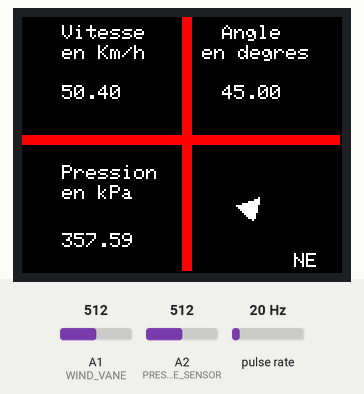
The sketch below on a simulated Arduino Uno, built with avr-gcc and run on an emulated ATmega328P. Shown: 160×128 colour display. Wiring (inferred from the names in the program): pulse sensor: data pin 2. The test bench sets the inputs (shaded band); at power-on: A1 (WIND_VANE) = 512, pulse rate 20 Hz, A2 (PRESSURE_SENSOR) = 512. What the sketch prints to the serial monitor is not drawn.

Above: at 2.3 s.
2.4 s: A1 (WIND_VANE) set to 799
At 2.94 s:
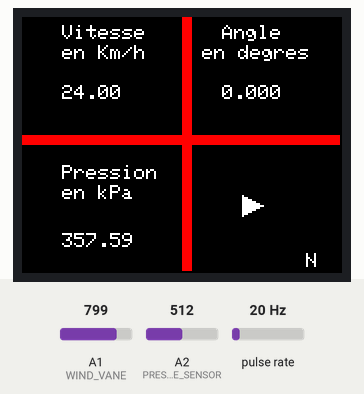
4.2 s: A1 (WIND_VANE) set to 821
At 5.1 s:
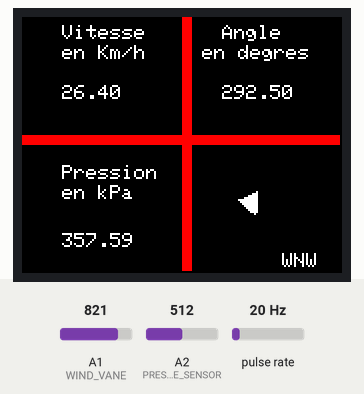
7.2 s: A1 (WIND_VANE) set to 122
At 7.7 s:
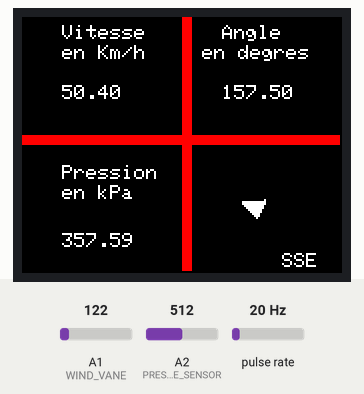
10.2 s: A1 (WIND_VANE) set to 60
At 10.8 s:
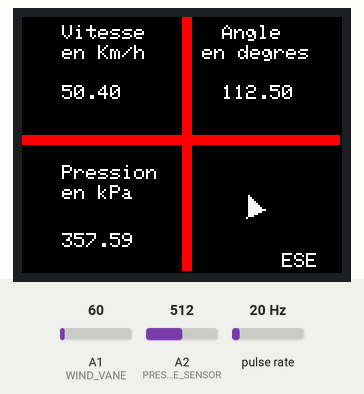
13.2 s: pulse rate (sensor on pin 2) set to 4 Hz
At 14.0 s:
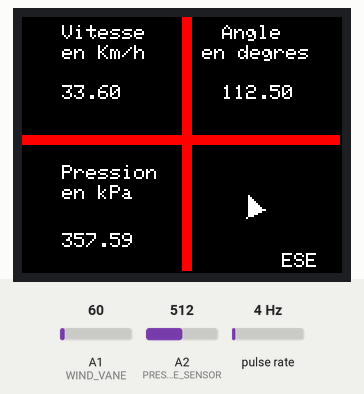
Timing chart, 0 to 16.2 s (numbered marks = the images above; inputs shaded):
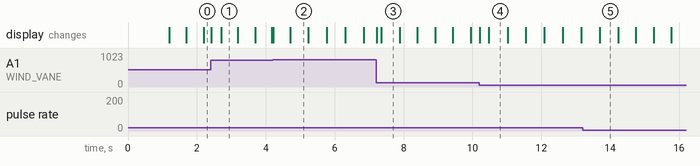

The sketch:

Meteo.ino
```cpp
// Core graphics library
#include "Adafruit_GFX.h"
// Hardware-specific library for ST7735
#include "Adafruit_ST7735.h"
#include <SPI.h>

// La girouette
const short WIND_VANE = A1;
const short TFT_CS = 10;
const short TFT_RST = 9;
const short TFT_DC = 8;

Adafruit_ST7735 tft = Adafruit_ST7735(TFT_CS, TFT_DC, TFT_RST);

#define PI 3.1415926535897932384626433832795
const short ANEMOMETRE = 2;
// Capteur de pression
const short PRESSURE_SENSOR = A2;

// https://www.youtube.com/watch?v=KHrTqdmYoAk
// Lien pour m'aider

// tft.setRotation(1) --> 90degrees
// tft.setRotation(2) --> 180degrees
// tft.setRotation(3) --> 270degrees

// Structure pour gérer les positions sur l'écran
struct Vector2
{
  short x;
  short y;
};

// La direction du vent
char windDirection[4];
// L'angle de la girouette
float angle = 0;
// L'angle précédent de la girouette
float previousAngle = 0;

// Gestion du temps
float deltaTime = 0;
// Temps fixe que delta Time doit dépasser pour relever la vitesse
float fixedTime = 0.50;

// Nombre de tours
short nbRide = 0;

// Vitesse du vent
// 2.4 km/h = 1 désactivation du switch par seconde
float currentSpeed = 0;
bool canReadSpeed = true;

// Lecture du port analogique liée au capteur de pression
int rawValue;
const short OFFSET = 410;
const short FULL_SCALE = 9630;
// Pression final en kPa
float pressure;


// Variable pour l'angle
Vector2 anglePosition;
// Variable pour la direction du vent
Vector2 windDirectionPosition;
// Variable pour la vitesse
Vector2 speedPosition;
// Variable pour la position de la flèche
Vector2 arrowPosition[3];
// La position de départ à l'angle 0 de la flèche
Vector2 startArrowPosition[3];
// Variable pour définir la position de la flèche
Vector2 middleArrowPosition;
// Variable pour la pression
Vector2 pressurePosition;
// Variable pour le titre de la pression
Vector2 pressureTitlePosition;

void setup()
{
  Serial.begin(9600);
  Serial.println("Hello");
  // Init ST7735S chip, black tab
  tft.initR(INITR_BLACKTAB);
  tft.fillScreen(ST7735_BLACK);

  // La rotation se fait sur tous l'écran
  // ça à une impacte sur tous les éléments graphiques
  // Rotation de 270 degrées
  tft.setRotation(3);

  initialise();

  displayAngleTitle();
  displaySpeedTitle();
  displayPressureTitle();

  // On active la résistance de pull up
  pinMode(ANEMOMETRE, INPUT_PULLUP);
  attachInterrupt(digitalPinToInterrupt(ANEMOMETRE), getTime, FALLING);

  delay(1000);
}

// Initialiser toutes les variables
void initialise()
{
  // Ligne horizontale
  tft.fillRect(0, (tft.height()/2) - 5, tft.width() - 1, 5, ST7735_RED);

  // Ligne Vertical
  tft.fillRect(tft.width()/2, 0, 5, tft.height() - 1, ST7735_RED);

  anglePosition = setPosition((tft.width()/2) + 20, (tft.height()/2) - 30);
  windDirectionPosition = setPosition(tft.width() - 30, tft.height() - 10);
  speedPosition = setPosition(20, (tft.height()/2) - 30);

  pressurePosition = setPosition(20, tft.height() - 20);
  pressureTitlePosition = setPosition(20, (tft.height()/2) + 10);

  startArrowPosition[0] = setPosition((tft.width()/2) + 40, (tft.height()/2) + 30);
  startArrowPosition[1] = setPosition((tft.width()/2) + 30, (tft.height()/2) + 25);
  startArrowPosition[2] = setPosition((tft.width()/2) + 30, (tft.height()/2) + 35);

  for(int i = 0; i < sizeof(arrowPosition)/4; i++)
  {
    arrowPosition[i] = startArrowPosition[i];
  }

  middleArrowPosition = setPosition((tft.width()/2) + 35, (tft.height()/2) + 30);
}

void loop()
{
  Serial.println("A");
  float angleValue = analogRead(WIND_VANE);

  canReadSpeed = true;

  restartTime();
  displaySpeed();

  getAngle(angleValue);
  displayAngle();
  displayWindDirection();

  pressureCalcul();
  displayPressure();

  turnArrow();
  displayArrow();
}

// Afficher le titre des angles
void displayAngleTitle()
{
  tft.setCursor(anglePosition.x, anglePosition.y - 30);
  tft.print("Angle");

  tft.setCursor(anglePosition.x - 10, anglePosition.y - 20);
  tft.print("en degres");
}

// Afficher les angles
void displayAngle()
{
  tft.setTextColor(ST7735_WHITE, ST7735_BLACK);
  tft.setCursor(anglePosition.x, anglePosition.y);
  tft.print(angle);
}

// Afficher les directions du vent
void displayWindDirection()
{
  tft.setTextColor(ST7735_WHITE, ST7735_BLACK);
  tft.setCursor(windDirectionPosition.x, windDirectionPosition.y);
  tft.print(windDirection);
}

// Afficher la flèche
void displayArrow()
{
  Vector2 pos1 = arrowPosition[0];
  Vector2 pos2 = arrowPosition[1];
  Vector2 pos3 = arrowPosition[2];

  tft.fillTriangle(pos1.x, pos1.y, pos2.x, pos2.y, pos3.x, pos3.y, ST7735_WHITE);
}

// Tourner le triangle en fonction de la girouette (de la direction du vent)
void turnArrow()
{
  if(previousAngle == angle)
  {
    return;
  }

  previousAngle = angle;

  hideArrow();

  int x, y;

  for(int i = 0; i < sizeof(arrowPosition)/4; i++)
  {
    // Help
    // https://www.stashofcode.fr/rotation-dun-point-autour-dun-centre/#:~:text=Dans%20cette%20situation%2C%20le%20point,%2D%20R%20*%20sin%20(%CE%B1)
    arrowPosition[i] = startArrowPosition[i];

    x = arrowPosition[i].x - middleArrowPosition.x;
    y = arrowPosition[i].y - middleArrowPosition.y;

    arrowPosition[i].x = x * cos(degresToRadiant()) + y * sin(degresToRadiant()) + middleArrowPosition.x;
    arrowPosition[i].y = - x * sin(degresToRadiant()) + y * cos(degresToRadiant()) + middleArrowPosition.y;
  }
}

// Cacher la flèche
void hideArrow()
{
  Vector2 pos1 = arrowPosition[0];
  Vector2 pos2 = arrowPosition[1];
  Vector2 pos3 = arrowPosition[2];

  tft.fillTriangle(pos1.x, pos1.y, pos2.x, pos2.y, pos3.x, pos3.y, ST7735_BLACK);
}

void displaySpeedTitle()
{
  tft.setCursor(speedPosition.x, speedPosition.y - 30);
  tft.print("Vitesse");

  tft.setCursor(speedPosition.x, speedPosition.y - 20);
  tft.print("en Km/h");
}

// Afficher la vitesse
void displaySpeed()
{
  tft.setTextColor(ST7735_WHITE, ST7735_BLACK);
  tft.setCursor(speedPosition.x, speedPosition.y);
  tft.print(currentSpeed);
}

// évènement
void getTime()
{
  if(!canReadSpeed)
  {
    return;
  }

  canReadSpeed = false;
  nbRide ++;
}

// Calcul de la vitesse de l'anemomètre
void calculSpeed()
{
  // 2.4 km/h = 1 switch désactivé par secondes

  currentSpeed = nbRide * 2.4;

  Serial.print("Nombre de tours : ");
  Serial.print(nbRide);
  Serial.print(" vitesse en km/h : ");
  Serial.println(currentSpeed);
}

// Gestion du temps
void restartTime()
{
  deltaTime += 0.01;
  if(deltaTime >= fixedTime)
  {
    calculSpeed();

    if(fixedTime >= 1.00)
    {
      deltaTime = 0.00;
      nbRide = 0;
      fixedTime = 0.50;
      return;
    }

    fixedTime = 1.00;
  }
}

// Récupérer l'angle
void getAngle(float angleValue)
{
  if(angleValue > 930)
  {
    // West
    angle = 270;
    sprintf(windDirection, "  W");
    return;
  }

  else if(angleValue > 870)
  {
    // Nord West
    angle = 315;
    sprintf(windDirection, " NW");
    return;
  }

  else if(angleValue > 810)
  {
    // West Nord West
    angle = 292.5;
    sprintf(windDirection, "WNW");
    return;
  }

  else if(angleValue > 750)
  {
    // Nord
    angle = 0;
    sprintf(windDirection, "  N");
    return;
  }

  else if(angleValue > 670)
  {
    // Nord Nord West
    angle = 337.5;
    sprintf(windDirection, "NNW");
    return;
  }

  else if(angleValue > 610)
  {
    // Sud West
    angle = 225;
    sprintf(windDirection, " SW");
    return;
  }

  else if(angleValue > 570)
  {
    // West Sud West
    angle = 247.5;
    sprintf(windDirection, "WSW");
    return;
  }

  else if(angleValue > 440)
  {
    // Nord Est
    angle = 45;
    sprintf(windDirection, " NE");
    return;
  }

  else if(angleValue > 390)
  {
    // Nord Nord Est
    angle = 22.5;
    sprintf(windDirection, "NNE");
    return;
  }

  else if(angleValue > 270)
  {
    // Sud
    angle = 180;
    sprintf(windDirection, "  S");
    return;
  }

  else if(angleValue > 230)
  {
    // Sud Sud West
    angle = 202.5;
    sprintf(windDirection, "SSW");
    return;
  }

  else if(angleValue > 175)
  {
    // Sud Est
    angle = 135;
    sprintf(windDirection, " SE");
    return;
  }

  else if(angleValue > 120)
  {
    // Sud Sud Est
    angle = 157.5;
    sprintf(windDirection, "SSE");
    return;
  }

  else if(angleValue > 90)
  {
    // Est
    angle = 90;
    sprintf(windDirection, "  E");
    return;
  }

  else if(angleValue > 70)
  {
    // Est Nord Est
    angle = 67.5;
    sprintf(windDirection, "ENE");
    return;
  }

  else if(angleValue >= 0)
  {
    // Est Sud Est
    angle = 112.5;
    sprintf(windDirection, "ESE");
    return;
  }
}

// Calculer la pression
void pressureCalcul()
{
  rawValue = 0;
  for (int x = 0; x < 10; x++)
  {
    rawValue = rawValue + analogRead(PRESSURE_SENSOR);
  }
  pressure = (rawValue - OFFSET) * 700.0 / (FULL_SCALE - OFFSET); // pressure conversion
}

// Afficher la pression
void displayPressure()
{
  tft.setTextColor(ST7735_WHITE, ST7735_BLACK);
  tft.setCursor(pressurePosition.x, pressurePosition.y);
  tft.print(pressure);
}

// Afficher le titre de la pression
void displayPressureTitle()
{
  tft.setCursor(pressureTitlePosition.x, pressureTitlePosition.y);
  tft.print("Pression");

  tft.setCursor(pressureTitlePosition.x, pressureTitlePosition.y + 10);
  tft.print("en kPa");
}

// Conversion des degrés en radiant
float degresToRadiant()
{
  float rad = angle * PI / 180;
  return rad;
}

// Données une position de type vecteur 2D à un éléments graphique
Vector2 setPosition(int posX, int posY)
{
  Vector2 newPosition;

  newPosition.x = posX;
  newPosition.y = posY;

  return newPosition;
}
```

Measured:
- the behaviour switches between 810 and 811 on A1 (WIND_VANE) (found by bisection; images 1 and 2)
- after the input at 4.2 s, the display: first changes at once (image 2 shows a later state)
- after the input at 7.2 s, the display: first changes at once (image 3 shows a later state)
- after the input at 10.2 s, the display: first changes at once (image 4 shows a later state)
- what the display in image 1 shows lasts 0.5 s, from 2.7 s to 3.2 s
- what the display in image 4 shows lasts 0.5 s, from 10.5 s to 11.0 s
